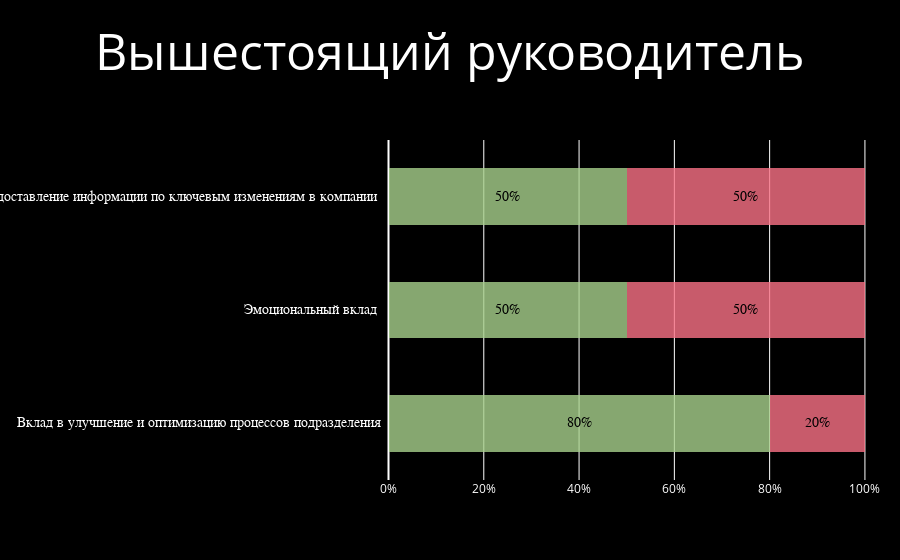

Notebook code cell kept with this figure:
### Code cell
create_plot("Пушкин Иванович Валерий", "Вышестоящий руководитель", collector)

### Figure 1 — Plotly figure (JSON) as saved in the notebook; plotly's stock layout.template omitted (floating-point values rounded to 4 significant figures)
{"data": [{"marker": {"color": "rgba(168,209,141,0.8)", "line": {"width": 0}}, "orientation": "h", "type": "bar", "width": 0.5, "x": [0.8], "y": ["Вклад в улучшение и оптимизацию процессов подразделения"]}, {"marker": {"color": "rgba(168,209,141,0.8)", "line": {"width": 0}}, "orientation": "h", "type": "bar", "width": 0.5, "x": [0.5], "y": ["Эмоциональный вклад "]}, {"marker": {"color": "rgba(168,209,141,0.8)", "line": {"width": 0}}, "orientation": "h", "type": "bar", "width": 0.5, "x": [0.5], "y": ["Предоставление информации по ключевым изменениям в компании "]}, {"marker": {"color": "rgba(251,114,134,0.8)", "line": {"width": 0}}, "orientation": "h", "type": "bar", "width": 0.5, "x": [0.2], "y": ["Вклад в улучшение и оптимизацию процессов подразделения"]}, {"marker": {"color": "rgba(251,114,134,0.8)", "line": {"width": 0}}, "orientation": "h", "type": "bar", "width": 0.5, "x": [0.5], "y": ["Эмоциональный вклад "]}, {"marker": {"color": "rgba(251,114,134,0.8)", "line": {"width": 0}}, "orientation": "h", "type": "bar", "width": 0.5, "x": [0.5], "y": ["Предоставление информации по ключевым изменениям в компании "]}], "layout": {"annotations": [{"align": "right", "font": {"color": "rgb(255, 255, 255)", "family": "Arial", "size": 14}, "showarrow": false, "text": "Вклад в улучшение и оптимизацию процессов подразделения", "x": 0.14, "xanchor": "right", "xref": "paper", "y": "Вклад в улучшение и оптимизацию процессов подразделения", "yref": "y"}, {"font": {"color": "rgb(0, 0, 0)", "family": "Arial", "size": 14}, "showarrow": false, "text": "80%", "x": 0.4, "xref": "x", "y": "Вклад в улучшение и оптимизацию процессов подразделения", "yref": "y"}, {"font": {"color": "rgb(0, 0, 0)", "family": "Arial", "size": 14}, "showarrow": false, "text": "20%", "x": 0.9, "xref": "x", "y": "Вклад в улучшение и оптимизацию процессов подразделения", "yref": "y"}, {"align": "right", "font": {"color": "rgb(255, 255, 255)", "family": "Arial", "size": 14}, "showarrow": false, "text": "Эмоциональный вклад ", "x": 0.14, "xanchor": "right", "xref": "paper", "y": "Эмоциональный вклад ", "yref": "y"}, {"font": {"color": "rgb(0, 0, 0)", "family": "Arial", "size": 14}, "showarrow": false, "text": "50%", "x": 0.25, "xref": "x", "y": "Эмоциональный вклад ", "yref": "y"}, {"font": {"color": "rgb(0, 0, 0)", "family": "Arial", "size": 14}, "showarrow": false, "text": "50%", "x": 0.75, "xref": "x", "y": "Эмоциональный вклад ", "yref": "y"}, {"align": "right", "font": {"color": "rgb(255, 255, 255)", "family": "Arial", "size": 14}, "showarrow": false, "text": "Предоставление информации по ключевым изменениям в компании ", "x": 0.14, "xanchor": "right", "xref": "paper", "y": "Предоставление информации по ключевым изменениям в компании ", "yref": "y"}, {"font": {"color": "rgb(0, 0, 0)", "family": "Arial", "size": 14}, "showarrow": false, "text": "50%", "x": 0.25, "xref": "x", "y": "Предоставление информации по ключевым изменениям в компании ", "yref": "y"}, {"font": {"color": "rgb(0, 0, 0)", "family": "Arial", "size": 14}, "showarrow": false, "text": "50%", "x": 0.75, "xref": "x", "y": "Предоставление информации по ключевым изменениям в компании ", "yref": "y"}], "barmode": "stack", "margin": {"b": 80, "l": 300, "r": 10, "t": 140}, "paper_bgcolor": "rgb(0, 0, 0)", "plot_bgcolor": "rgb(0, 0, 0)", "showlegend": false, "title": {"font": {"color": "rgb(255, 255, 255)", "size": 50}, "text": "Вышестоящий руководитель", "x": 0.5}, "xaxis": {"color": "white", "domain": [0.15, 1], "showgrid": true, "showline": false, "showticklabels": true, "tickformat": "0.00%", "zeroline": true}, "yaxis": {"showgrid": false, "showline": false, "showticklabels": false, "zeroline": false}}}
